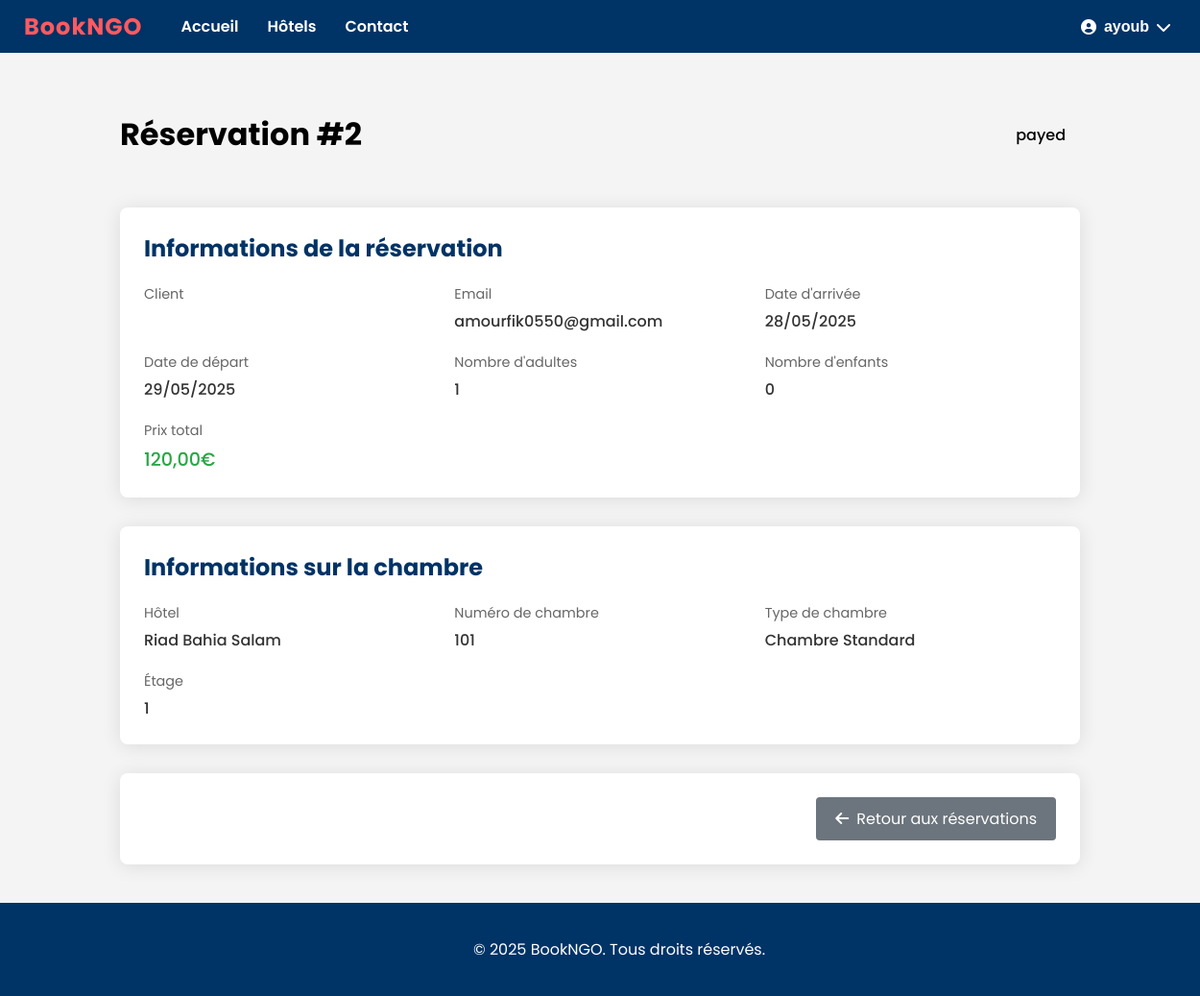
The app's page /api/reservations/booking/2/ (signed in) with its own data.
### users_app/models.py (models this page shows, shortened)
class User(AbstractUser):
    CLIENT = 1
    HOTELIER = 2
    ADMIN = 3
    ROLE_CHOICES = (
        (CLIENT, 'Client'),
        (HOTELIER, 'Hotelier'),
        (ADMIN, 'Admin'),
    )
    role = models.PositiveSmallIntegerField(choices=ROLE_CHOICES, default=CLIENT)
    phone = models.CharField(max_length=20, blank=True)
    address = models.TextField(blank=True)

### reservations_app/models.py (models this page shows, shortened)
class Booking(models.Model):
    PENDING = 'pending'
    CONFIRMED = 'confirmed'
    CANCELLED = 'cancelled'
    COMPLETED = 'completed'
    STATUS_CHOICES = (
        (PENDING, 'Pending'),
        (CONFIRMED, 'Confirmed'),
        (CANCELLED, 'Cancelled'),
        (COMPLETED, 'Completed'),
    )
    user = models.ForeignKey(User, on_delete=models.CASCADE, related_name='bookings')
    room = models.ForeignKey(Room, on_delete=models.CASCADE)
    check_in = models.DateField()
    check_out = models.DateField()
    adults = models.PositiveIntegerField()
    children = models.PositiveIntegerField(default=0)
    special_requests = models.TextField(blank=True)
    total_price = models.DecimalField(max_digits=10, decimal_places=2)
    status = models.CharField(max_length=20, choices=STATUS_CHOICES, default=PENDING)
    created_at = models.DateTimeField(auto_now_add=True)
    updated_at = models.DateTimeField(auto_now=True)

### hotel_app/models.py (models this page shows, shortened)
class Room(models.Model):
    hotel = models.ForeignKey(Hotel, on_delete=models.CASCADE, related_name='rooms')
    room_type = models.ForeignKey(RoomType, on_delete=models.CASCADE)
    room_number = models.CharField(max_length=10)
    floor = models.PositiveIntegerField()
    is_available = models.BooleanField(default=True)

class Hotel(models.Model):
    owner = models.ForeignKey(User, on_delete=models.CASCADE, related_name='hotels')
    name = models.CharField(max_length=255)
    description = models.TextField()
    address = models.TextField()
    city = models.CharField(max_length=100)
    country = models.CharField(max_length=100)
    email = models.EmailField()
    phone = models.CharField(max_length=20)
    image = models.ImageField(upload_to='hotels/', null=True, blank=True)
    base_price = models.DecimalField(max_digits=10, decimal_places=2, default=0)

class RoomType(models.Model):
    STANDARD = 'standard'
    DELUXE = 'deluxe'
    PRESIDENTIELLE = 'presidentielle'
    TYPE_CHOICES = (
        (STANDARD, 'Chambre Standard'),
        (DELUXE, 'Chambre Deluxe'),
        (PRESIDENTIELLE, 'Suite Présidentielle'),
    )
    hotel = models.ForeignKey(Hotel, on_delete=models.CASCADE, related_name='room_types')
    name = models.CharField(max_length=50, choices=TYPE_CHOICES)
    description = models.TextField()
    base_price = models.DecimalField(max_digits=10, decimal_places=2)
    capacity = models.PositiveIntegerField()
    amenities = models.TextField(blank=True)

### reservations_app/views.py (the view)
# urls.py: path('booking/<int:pk>/', views.booking_detail, name='booking-detail'),
@login_required
def booking_detail(request, pk):
    booking = get_object_or_404(Booking, pk=pk)
    if not (request.user == booking.user or request.user == booking.room.hotel.owner):
        messages.error(request, "Vous n'avez pas la permission de voir cette réservation.")
        return redirect('reservations:booking-list')
    return render(request, 'reservations_app/booking_detail.html', {
        'booking': booking
    })

### templates/reservations_app/booking_detail.html (shortened to what this page needs)
{% extends "base.html" %}
{% block content %}
<div class="booking-detail-container">
    <div class="section-header">
        <h1>Réservation #{{ booking.id }}</h1>
        <div class="booking-status {{ booking.status }}">
            {{ booking.get_status_display }}
        </div>
    </div>
    <div class="booking-content">
        <div class="booking-info-card">
            <h2>Informations de la réservation</h2>
            <div class="info-grid">
                <div class="info-item">
                    <span class="label">Client</span>
                </div>
                <div class="info-item">
                    <span class="label">Email</span>
                    <span class="value">{{ booking.user.email }}</span>
                </div>
                <div class="info-item">
                    <span class="label">Date d'arrivée</span>
                    <span class="value">{{ booking.check_in|date:"d/m/Y" }}</span>
                </div>
                <div class="info-item">
                    <span class="label">Date de départ</span>
                    <span class="value">{{ booking.check_out|date:"d/m/Y" }}</span>
                </div>
                <div class="info-item">
                    <span class="label">Nombre d'adultes</span>
                    <span class="value">{{ booking.adults }}</span>
                </div>
                <div class="info-item">
                    <span class="label">Nombre d'enfants</span>
                    <span class="value">{{ booking.children }}</span>
                </div>
                <div class="info-item">
                    <span class="label">Prix total</span>
                    <span class="value price">{{ booking.total_price }}€</span>
                </div>
            </div>
        </div>
        <div class="room-info-card">
            <h2>Informations sur la chambre</h2>
            <div class="info-grid">
                <div class="info-item">
                    <span class="label">Hôtel</span>
                    <span class="value">{{ booking.room.hotel.name }}</span>
                </div>
                <div class="info-item">
                    <span class="label">Numéro de chambre</span>
                    <span class="value">{{ booking.room.room_number }}</span>
                </div>
                <div class="info-item">
                    <span class="label">Type de chambre</span>
                    <span class="value">{{ booking.room.room_type.get_name_display }}</span>
                </div>
                <div class="info-item">
                    <span class="label">Étage</span>
                    <span class="value">{{ booking.room.floor }}</span>
                </div>
            </div>
        </div>
        <div class="booking-actions">
            <a href="{% url 'reservations:booking-list' %}" class="btn btn-secondary">
                <i class="fas fa-arrow-left"></i> Retour aux réservations
            </a>
        </div>
    </div>
</div>
{% endblock %}

### templates/base.html (shortened to what this page needs)
<!DOCTYPE html>
<html lang="fr">
<head>
    <link rel="stylesheet" href="https://cdnjs.cloudflare.com/ajax/libs/font-awesome/6.0.0-beta3/css/all.min.css">
</head>
<body>
    <header>
        <nav>
            <div class="nav-links">
                <span class="logo-bookngo">BookNGO</span>
                <a href="/">Accueil</a>
                <a href="{% url 'hotel-list' %}">Hôtels</a>
                <a href="/contact/">Contact</a>
            </div>
            <div class="auth-buttons">
                {% if user.is_authenticated %}
                <div class="user-menu">
                    <button class="user-menu-btn">
                        <i class="fas fa-user-circle"></i>
                        {{ user.username }}
                        <i class="fas fa-chevron-down"></i>
                    </button>
                </div>
                {% endif %}
            </div>
        </nav>
    </header>
    <main class="container">
        {% block content %}{% endblock %}
    </main>
    <footer>
        <p>&copy; 2025 BookNGO. Tous droits réservés.</p>
    </footer>
</body>
</html>

### templates/base.html (style rules this page uses)
body { font-family: 'Poppins', sans-serif; margin: 0; padding: 0; background-color: #f4f4f4; }
header { background-color: #003366; color: #fff; padding: 10px 20px; }
nav { max-width: 1200px; margin: 0 auto; display: flex; justify-content: space-between; align-items: center; }
.nav-links { display: flex; align-items: center; }
nav a { color: #fff; text-decoration: none; margin: 0 15px; font-weight: 600; font-size: 16px; }
.auth-buttons { display: flex; align-items: center; gap: 10px; }
.user-menu { position: relative; display: inline-block; }
.user-menu-btn { background: none; border: none; color: white; cursor: pointer; display: flex; align-items: center; gap: 8px; font-size: 16px; font-weight: 600; }
.container { width: 100%; max-width: 1200px; margin: 20px auto; padding: 0 20px; }
footer { background-color: #003366; color: #fff; text-align: center; padding: 20px; position: relative; bottom: 0; width: 100%; }
.logo-bookngo { font-size: 1.5em; font-weight: 700; color: #ff5a5f; margin-right: 25px; letter-spacing: 1px; font-family: 'Poppins', sans-serif; text-shadow: 0 2px 8px rgba(0,0,0,0.04); }

### templates/reservations_app/booking_detail.html (style rules this page uses)
.booking-detail-container { max-width: 1000px; margin: 40px auto; padding: 0 20px; }
.section-header { display: flex; justify-content: space-between; align-items: center; margin-bottom: 30px; }
.booking-status { padding: 8px 15px; border-radius: 20px; font-weight: 500; }
.booking-content > div { background: white; border-radius: 8px; padding: 25px; margin-bottom: 30px; box-shadow: 0 2px 20px rgba(0,0,0,0.1); }
.booking-content h2 { color: #003366; margin: 0 0 20px; font-size: 1.5em; }
.info-grid { display: grid; grid-template-columns: repeat(auto-fit, minmax(250px, 1fr)); gap: 20px; }
.info-item { display: flex; flex-direction: column; }
.info-item .label { color: #666; font-size: 0.9em; margin-bottom: 5px; }
.info-item .value { color: #333; font-weight: 500; }
.info-item .value.price { color: #28a745; font-size: 1.2em; }
.booking-actions { display: flex; gap: 15px; justify-content: flex-end; }
.btn { padding: 10px 20px; border-radius: 4px; border: none; cursor: pointer; text-decoration: none; display: inline-flex; align-items: center; gap: 8px; font-size: 1em; }
.btn-secondary { background-color: #6c757d; color: white; }

### records on screen
User: username "ayoub"
Booking: id "2", status "payed", user.email "amourfik0550@gmail.com", check_in "28/05/2025", check_out "29/05/2025", adults "1", children "0", total_price "120,00", room.hotel.name "Riad Bahia Salam", room.room_number "101", room.room_type.name "Chambre Standard", room.floor "1"
